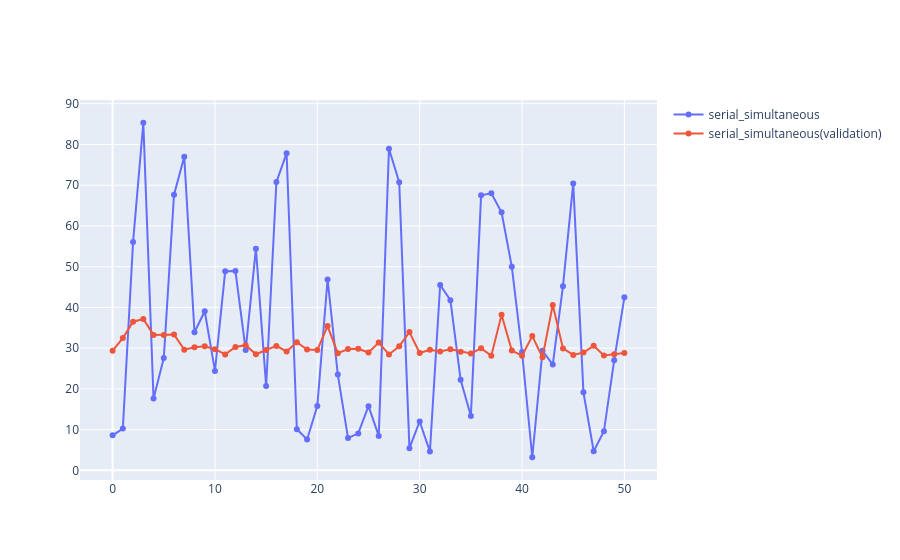

The notebook cell this image was saved under:
### Code cell
plot_training_best_fitness(fitness_df["serial_simultaneous"], validation_fitness=True, axes_label="serial_simultaneous")
